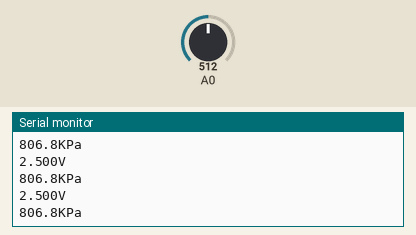
Simulated run of this sketch. Board: Arduino Uno, built with avr-gcc and run on an emulated ATmega328P. On the bench: the last lines printed to the serial monitor. The test bench sets the inputs (shaded band); at power-on: A0 = 512.

Above: at 1.3 s.
1.4 s: A0 set to 716
At 1.81 s:
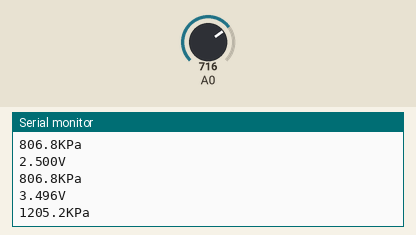
2.9 s: A0 set to 900
At 3.32 s:
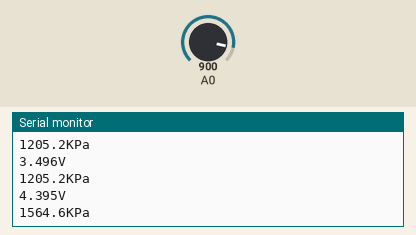
Timing chart, 0 to 5.9 s (numbered marks = the images above; inputs shaded):
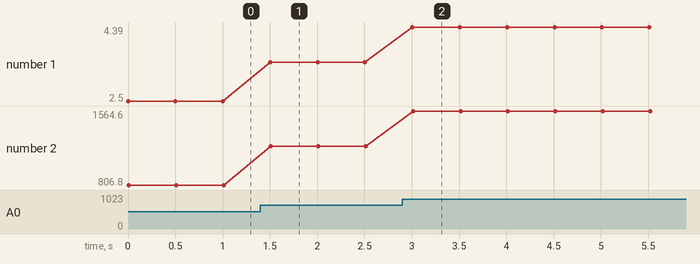

The sketch:

Water_Pressure.ino
```cpp
const float OffSet = 0.483;
float V, P;
void setup() {
  Serial.begin(9600);
}

void loop() {
  V = analogRead(0)*5.00/1024;// Receive values from pressure sensors
  P = (V-OffSet)*400;// Convert to kilopascal

  Serial.print(V, 3);
  Serial.println("V");// Display V value to Serial Monitor

  Serial.print(P, 1);
  Serial.println("KPa");// Display P value to Serial Monitor
  Serial.println();

  delay(500);
}
```

Measured:
- after the input at 1.4 s, the serial monitor: prints a new line after 0.10 s (image 1)
- after the input at 2.9 s, the serial monitor: prints a new line after 0.11 s (image 2)
- plotted number 1: 2.5 → 3.5 after the input at 1.4 s, 3.5 → 4.39 after the input at 2.9 s
- plotted number 2: 806.8 → 1205.2 after the input at 1.4 s, 1205.2 → 1564.6 after the input at 2.9 s
